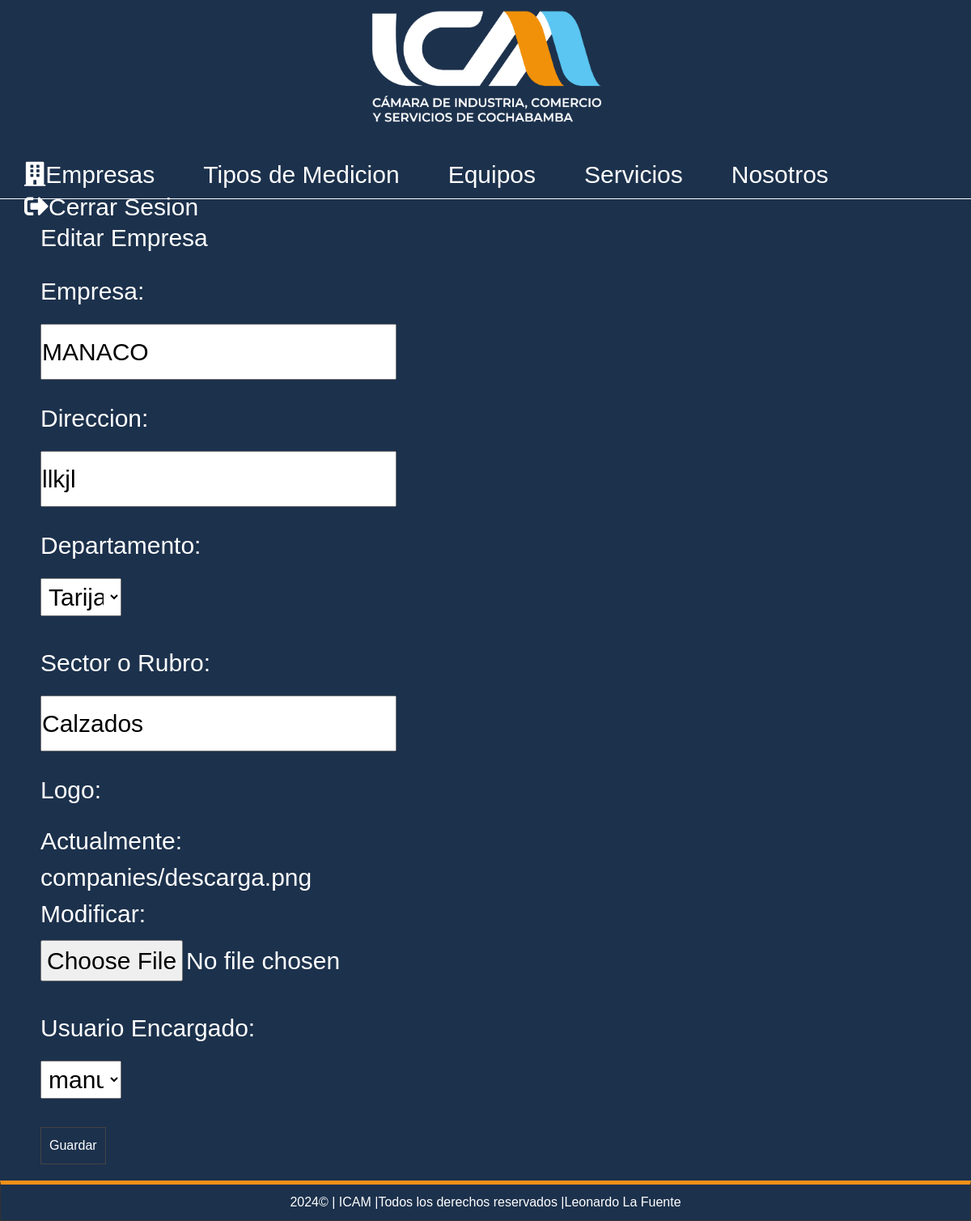
The app's page /editar-empresa/4/ (signed in), older data.
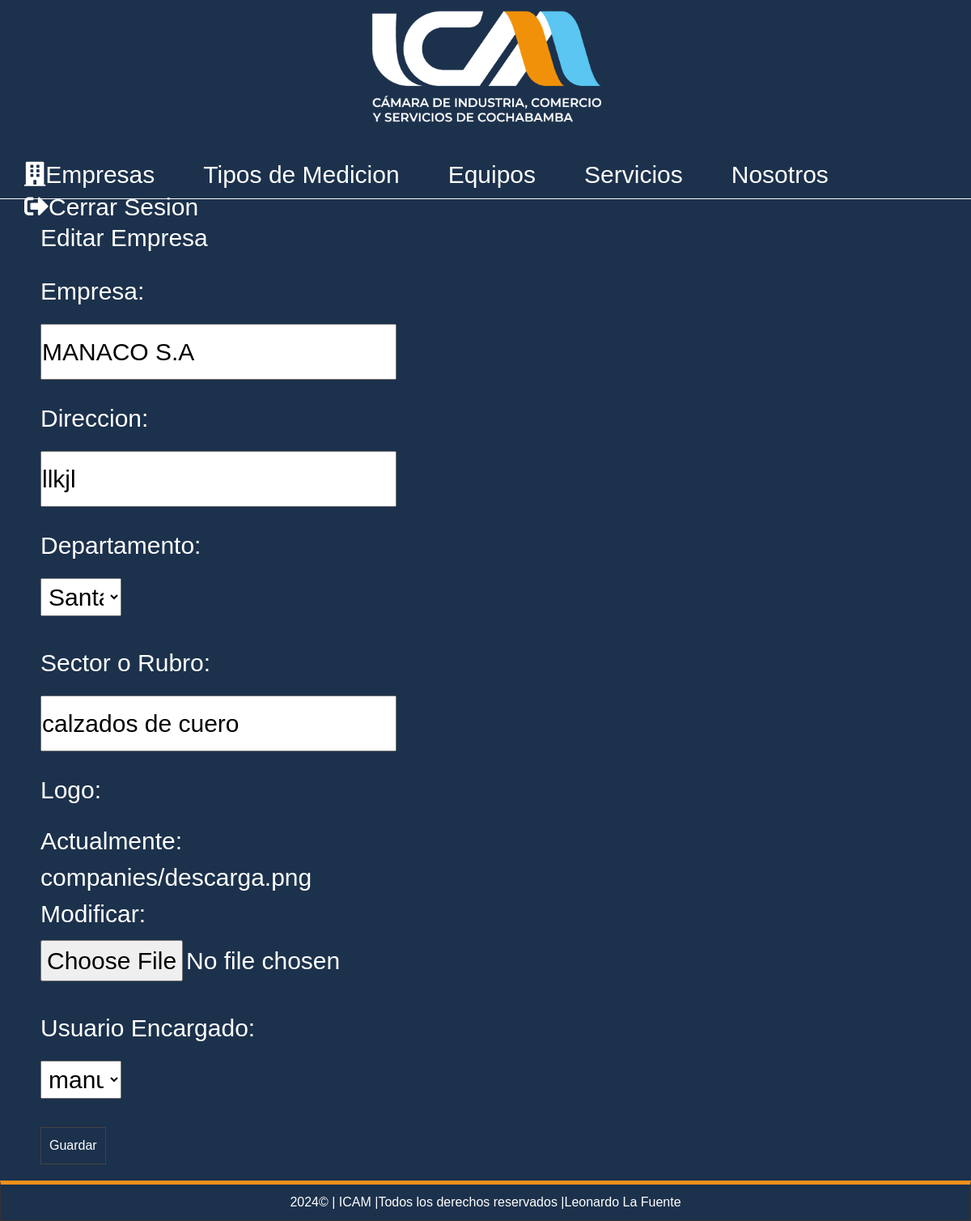
The same page, newer data.
### record/models.py (models this page shows, shortened)
class Company(models.Model):
    name = models.CharField(max_length=200,verbose_name='Nombre')
    address = models.CharField(max_length=300,verbose_name='Direccion')
    department = models.CharField(max_length=200,verbose_name='Departamento',choices=DEPARTMENT_CHOICES)
    sector = models.CharField(max_length=200, verbose_name='Sector')
    image = models.ImageField(default='null',verbose_name="Imagen",upload_to="companies")
    created_at = models.DateTimeField(auto_now_add=True,verbose_name="Creado el")
    user = models.ForeignKey(User, on_delete=models.CASCADE)
    class Meta:
        verbose_name='Empresa'
        verbose_name_plural='Empresas'

### record/views.py (the view)
# urls.py: path('editar-empresa/<int:company_id>/', views.edit_company, name='edit_company'),
@login_required
def edit_company(request, company_id):
    company = get_object_or_404(Company, id=company_id)
    if request.method == 'POST':
        form = CompanyForm(request.POST, request.FILES, instance=company)
        if form.is_valid():
            form.save()
            messages.success(request, "Empresa editada con éxito")
            return redirect('index')
    else:
        form = CompanyForm(instance=company)
    return render(request, 'mainapp/edit_company.html', {'form': form})

### mainapp/forms.py
class CompanyForm(forms.ModelForm):
    class Meta:
        model = Company
        fields = '__all__'  # Todos los campos del modelo Company
        labels={
            'name':'Empresa:',
            'sector':'Sector o Rubro',
            'image':'Logo',
            'user':'Usuario Encargado'
        }
        widgets = {
            'name': forms.TextInput(attrs={'id': 'CompanyNameId'}),
            'sector': forms.TextInput(attrs={'id': 'SectorId'}),
            'address': forms.TextInput(attrs={'id': 'AddressId'}),
        }

### pages/context_processors.py (called while the page is built)
def get_pages(request):
    pages = Page.objects.filter(visible=True).order_by('order').values_list('id','title','slug')
    return {
        'pages':pages
    }

### mainapp/templates/mainapp/edit_company.html (shortened to what this page needs)
{% extends "layouts/layout.html" %}
{% block content %}
<h1>Editar Empresa</h1>
<form method="post" enctype="multipart/form-data">
    {{ form.as_p }}
    <button type="submit">Guardar</button>
</form>
{% endblock %}

Row changes from the older to the newer data that the page shows:
changed Company "llkjl": name "MANACO" → "MANACO S.A"; department "Tarija" → "Santa Cruz"; sector "Calzados" → "calzados de cuero"
